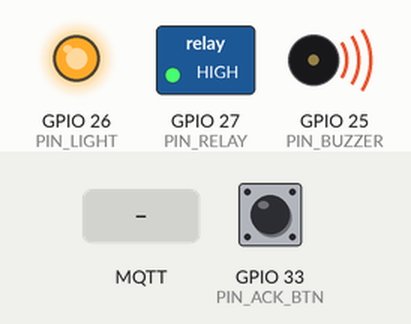
A sketch run on a simulated ESP32. On the bench: switched loads named in the sketch (green lamp = pin HIGH), output pins drawn as LEDs (lit = HIGH), buzzer (waves = sounding, pin HIGH). Inputs (shaded band) come from the test bench; at power-on: GPIO 33 (PIN_ACK_BTN) HIGH. WiFi joins after 1.5 s; servers stay silent unless stated; no MQTT or app messages arrive unless stated; what the sketch prints to the serial monitor is not drawn.

Above: at 0.1 s.
At 1.3 s:
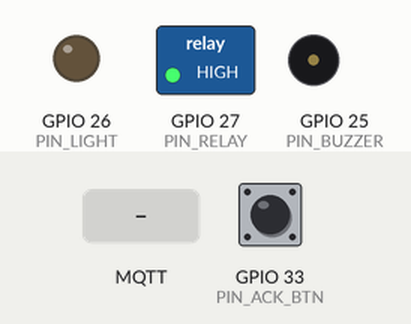
1.4 s: MQTT message "restricted_zone" arrives on the first subscribed topic
4.4 s: MQTT message "1" arrives on the first subscribed topic
5.9 s: MQTT message "1" arrives on the second subscribed topic
Timing chart, 0 to 8.9 s (numbered marks = the images above; inputs shaded):
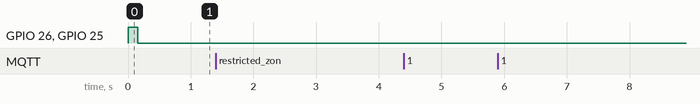

Measured:
- after the input at 1.4 s, every drawn part: stays the same
- after the input at 4.4 s, every drawn part: stays the same
- after the input at 5.9 s, every drawn part: stays the same

The sketch:

safety_alert_node.ino
```cpp
/*
 * Safety Alert Node — ESP32 (Arduino core)
 * Subscribes to AI events from CiRA CORE via MQTT and drives the warning light / buzzer / relay
 * See the topic + payload specification in docs/mqtt_spec.md
 *
 * Libraries (Arduino Library Manager):
 *   - PubSubClient  (Nick O'Leary)
 *   - ArduinoJson   (Benoit Blanchon) v7
 *
 * Wiring (change as needed):
 *   GPIO26 -> Warning light (via MOSFET/relay module, do not drive a 12V/24V lamp directly)
 *   GPIO25 -> Active buzzer (via transistor)
 *   GPIO27 -> Relay module (extra signaling only, e.g. tower light)
 *   GPIO33 -> Ack button to GND (uses INPUT_PULLUP)
 *
 * NOTE: The relay in this project is for signaling only. Do not use it to stop machines
 *       or as part of a safety function. The Emergency Stop system must remain separate.
 */

#include <WiFi.h>
#include <PubSubClient.h>
#include <ArduinoJson.h>

// ---------- Config ----------
const char* WIFI_SSID     = "YOUR_WIFI";
const char* WIFI_PASS     = "YOUR_PASSWORD";
const char* MQTT_HOST     = "<LAN_IP>";   // IP of the machine running Mosquitto
const uint16_t MQTT_PORT  = 1883;
const char* DEVICE_ID     = "alert-node-01";
const char* CAMERA_ID     = "cam01";

const int PIN_LIGHT   = 26;
const int PIN_BUZZER  = 25;
const int PIN_RELAY   = 27;
const int PIN_ACK_BTN = 33;
const bool RELAY_ACTIVE_LOW = true;            // most relay modules are active-low

const uint32_t HOLD_WARNING_MS = 5000;         // keep alarm on after the last event
const uint32_t HOLD_DANGER_MS  = 10000;
const uint32_t HEARTBEAT_MS    = 10000;
const uint32_t OFFLINE_WARN_MS = 30000;        // if MQTT is down this long, show offline pattern

// ---------- State ----------
enum Level { LV_IDLE = 0, LV_WARNING = 1, LV_DANGER = 2 };
Level level = LV_IDLE;
uint32_t alertUntil = 0;
bool muted = false;
String lastEventId = "";

WiFiClient net;
PubSubClient mqtt(net);
String tEvent, tCmd, tStatus;
const char* T_ACK = "factory/safety/ack";

uint32_t lastHeartbeat = 0;
uint32_t lastMqttOk = 0;
uint32_t lastReconnectTry = 0;

// ---------- Outputs ----------
void setRelay(bool on) {
  digitalWrite(PIN_RELAY, (on ^ RELAY_ACTIVE_LOW) ? HIGH : LOW);
}

void outputs(bool light, bool buzzer, bool relay) {
  digitalWrite(PIN_LIGHT, light ? HIGH : LOW);
  digitalWrite(PIN_BUZZER, (buzzer && !muted) ? HIGH : LOW);
  setRelay(relay);
}

const char* levelName(Level l) {
  return l == LV_DANGER ? "danger" : l == LV_WARNING ? "warning" : "idle";
}

// ---------- MQTT publish helpers ----------
void publishStatus() {
  JsonDocument doc;
  doc["device_id"] = DEVICE_ID;
  doc["online"]    = true;
  doc["state"]     = levelName(level);
  doc["muted"]     = muted;
  doc["rssi"]      = WiFi.RSSI();
  doc["uptime_s"]  = millis() / 1000;
  char buf[200];
  size_t n = serializeJson(doc, buf);
  mqtt.publish(tStatus.c_str(), (const uint8_t*)buf, n, true);
}

void publishAck(const String& eventId) {
  JsonDocument doc;
  doc["event_id"] = eventId;
  doc["status"]   = "resolved";
  doc["by"]       = "button";
  doc["device_id"] = DEVICE_ID;
  char buf[200];
  size_t n = serializeJson(doc, buf);
  mqtt.publish(T_ACK, (const uint8_t*)buf, n, false);
}

// ---------- Alarm logic ----------
void raise(Level l, uint32_t holdMs) {
  uint32_t now = millis();
  if (l > level) muted = false;          // higher severity re-enables buzzer
  if (l >= level) level = l;
  uint32_t until = now + holdMs;
  if ((int32_t)(until - alertUntil) > 0) alertUntil = until;
  publishStatus();
}

void clearAlarm() {
  level = LV_IDLE;
  muted = false;
  alertUntil = 0;
  publishStatus();
}

void handleEvent(JsonDocument& doc) {
  const char* type = doc["type"] | "";
  lastEventId = String((const char*)(doc["event_id"] | ""));

  if (!strcmp(type, "restricted_zone")) {
    raise(LV_DANGER, HOLD_DANGER_MS);
  } else if (!strcmp(type, "no_helmet") || !strcmp(type, "no_vest")) {
    raise(LV_WARNING, HOLD_WARNING_MS);
  }
  // unknown_visibility / others: no on-site alarm
  Serial.printf("[event] %s id=%s -> %s\n", type, lastEventId.c_str(), levelName(level));
}

void handleCmd(JsonDocument& doc) {
  const char* action = doc["action"] | "";
  Serial.printf("[cmd] %s\n", action);
  if (!strcmp(action, "silence")) { muted = true; publishStatus(); }
  else if (!strcmp(action, "clear")) clearAlarm();
  else if (!strcmp(action, "test")) raise(LV_DANGER, 3000);
}

void onMessage(char* topic, byte* payload, unsigned int len) {
  JsonDocument doc;
  if (deserializeJson(doc, payload, len)) {
    Serial.println("[mqtt] bad JSON, ignored");
    return;
  }
  String t(topic);
  if (t == tEvent) handleEvent(doc);
  else if (t == tCmd) handleCmd(doc);
}

// ---------- Connectivity (non-blocking) ----------
void ensureWifi() {
  static uint32_t lastTry = 0;
  if (WiFi.status() == WL_CONNECTED) return;
  if (millis() - lastTry < 5000) return;
  lastTry = millis();
  Serial.println("[wifi] connecting...");
  WiFi.disconnect();
  WiFi.begin(WIFI_SSID, WIFI_PASS);
}

void ensureMqtt() {
  if (mqtt.connected()) { lastMqttOk = millis(); return; }
  if (WiFi.status() != WL_CONNECTED) return;
  if (millis() - lastReconnectTry < 3000) return;
  lastReconnectTry = millis();

  char lwt[80];
  snprintf(lwt, sizeof(lwt), "{\"device_id\":\"%s\",\"online\":false}", DEVICE_ID);
  Serial.println("[mqtt] connecting...");
  if (mqtt.connect(DEVICE_ID, nullptr, nullptr, tStatus.c_str(), 1, true, lwt)) {
    mqtt.subscribe(tEvent.c_str(), 1);
    mqtt.subscribe(tCmd.c_str(), 1);
    publishStatus();
    lastMqttOk = millis();
    Serial.println("[mqtt] connected");
  }
}

// ---------- Ack button (debounced) ----------
void pollButton() {
  static bool lastStable = HIGH, lastRead = HIGH;
  static uint32_t changedAt = 0;
  bool r = digitalRead(PIN_ACK_BTN);
  if (r != lastRead) { lastRead = r; changedAt = millis(); }
  if (millis() - changedAt > 30 && r != lastStable) {
    lastStable = r;
    if (r == LOW && level != LV_IDLE) {       // pressed
      muted = true;
      if (mqtt.connected() && lastEventId.length()) publishAck(lastEventId);
      publishStatus();
      Serial.println("[btn] ack -> buzzer muted");
    }
  }
}

// ---------- Output patterns ----------
void drivePatterns() {
  uint32_t now = millis();

  if (level != LV_IDLE && (int32_t)(now - alertUntil) >= 0) {
    clearAlarm();                              // event no longer refreshed -> stop
  }

  bool offline = (now - lastMqttOk) > OFFLINE_WARN_MS;

  switch (level) {
    case LV_DANGER: {                          // solid light, fast beeping, relay on
      bool beep = (now / 200) % 2 == 0;
      outputs(true, beep, true);
      break;
    }
    case LV_WARNING: {                         // blink light, one short beep per second
      bool light = (now / 500) % 2 == 0;
      bool beep  = (now % 1000) < 100;
      outputs(light, beep, false);
      break;
    }
    default: {
      // Offline indicator: short flash every 3 s (no buzzer)
      bool flash = offline && (now % 3000) < 80;
      outputs(flash, false, false);
    }
  }
}

// ---------- Arduino ----------
void setup() {
  Serial.begin(115200);
  pinMode(PIN_LIGHT, OUTPUT);
  pinMode(PIN_BUZZER, OUTPUT);
  pinMode(PIN_RELAY, OUTPUT);
  pinMode(PIN_ACK_BTN, INPUT_PULLUP);
  outputs(false, false, false);

  tEvent  = String("factory/safety/") + CAMERA_ID + "/event";
  tCmd    = String("factory/safety/") + DEVICE_ID + "/cmd";
  tStatus = String("factory/safety/") + DEVICE_ID + "/status";

  WiFi.mode(WIFI_STA);
  WiFi.begin(WIFI_SSID, WIFI_PASS);
  mqtt.setServer(MQTT_HOST, MQTT_PORT);
  mqtt.setCallback(onMessage);
  mqtt.setBufferSize(512);
  lastMqttOk = millis();

  // Power-on self test: short flash + beep
  outputs(true, true, false); delay(150); outputs(false, false, false);
}

void loop() {
  ensureWifi();
  ensureMqtt();
  mqtt.loop();
  pollButton();
  drivePatterns();

  if (mqtt.connected() && millis() - lastHeartbeat > HEARTBEAT_MS) {
    lastHeartbeat = millis();
    publishStatus();
  }
}
```
